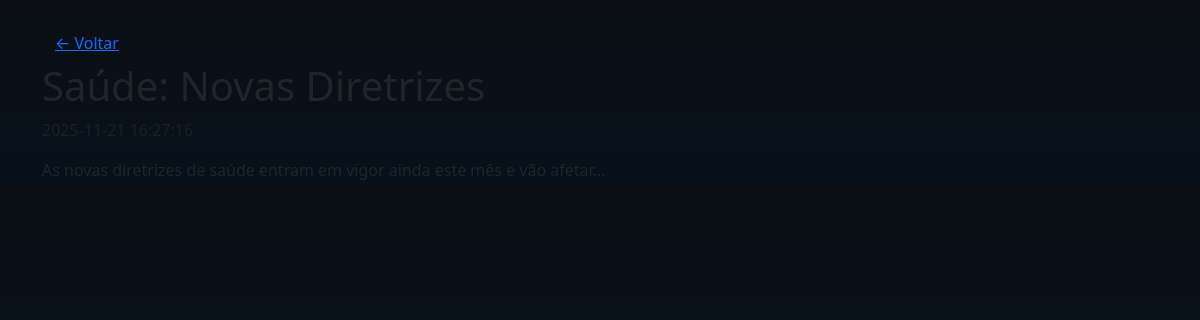
Screenshot of /view.php?id=2 with the database file from the repository.
### tables this page shows
CREATE TABLE news (
  id INTEGER PRIMARY KEY AUTOINCREMENT,
  title TEXT,
  summary TEXT,
  content TEXT,
  image TEXT,
  created_at DATETIME DEFAULT CURRENT_TIMESTAMP
);

### view.php (the view, shortened to what this page needs)
<?php
$pdo = getPDO();
$id = isset($_GET['id']) ? intval($_GET['id']) : 0;
$stmt = $pdo->prepare('SELECT * FROM news WHERE id = :id');
$stmt->execute([':id'=>$id]);
$row = $stmt->fetch(PDO::FETCH_ASSOC);
?>
<!doctype html>
<html>
<head>
  <link href="https://cdn.jsdelivr.net/npm/bootstrap@5.3.2/dist/css/bootstrap.min.css" rel="stylesheet">
  <link href="/assets/css/dark.css" rel="stylesheet">
<link href="https://cdn.jsdelivr.net/npm/bootstrap@5.3.2/dist/css/bootstrap.min.css" rel="stylesheet">
</head>
<body>
<div class="container mt-4">
  <a href="index.php" class="btn btn-link">&larr; Voltar</a>
  <h1><?php echo htmlspecialchars($row['title']); ?></h1>
  <p class="text-muted"><?php echo $row['created_at']; ?></p>
  <div><?php echo nl2br(htmlspecialchars($row['content'])); ?></div>
</div>
</body>
</html>

### assets/css/dark.css (style rules this page uses)
:root { --bg:#0b0f14; --card:#0f1720; --muted:#9aa4b2; --accent:#00d1ff; --glass: rgba(255,255,255,0.03); }
body { background: linear-gradient(180deg, var(--bg) 0%, #07101a 100%); color: #e6eef6; font-family: 'Inter', system-ui, -apple-system, 'Segoe UI', Roboto, 'Helvetica Neue', Arial; -webkit-font-smoothing:antialiased; -moz-osx-font-smoothing:grayscale; }
.text-muted { color: var(--muted) !important; }

### rows the page displays
news: title "Saúde: Novas Diretrizes", content "As novas diretrizes de saúde entram em vigor ainda este mês e vão afetar..."
